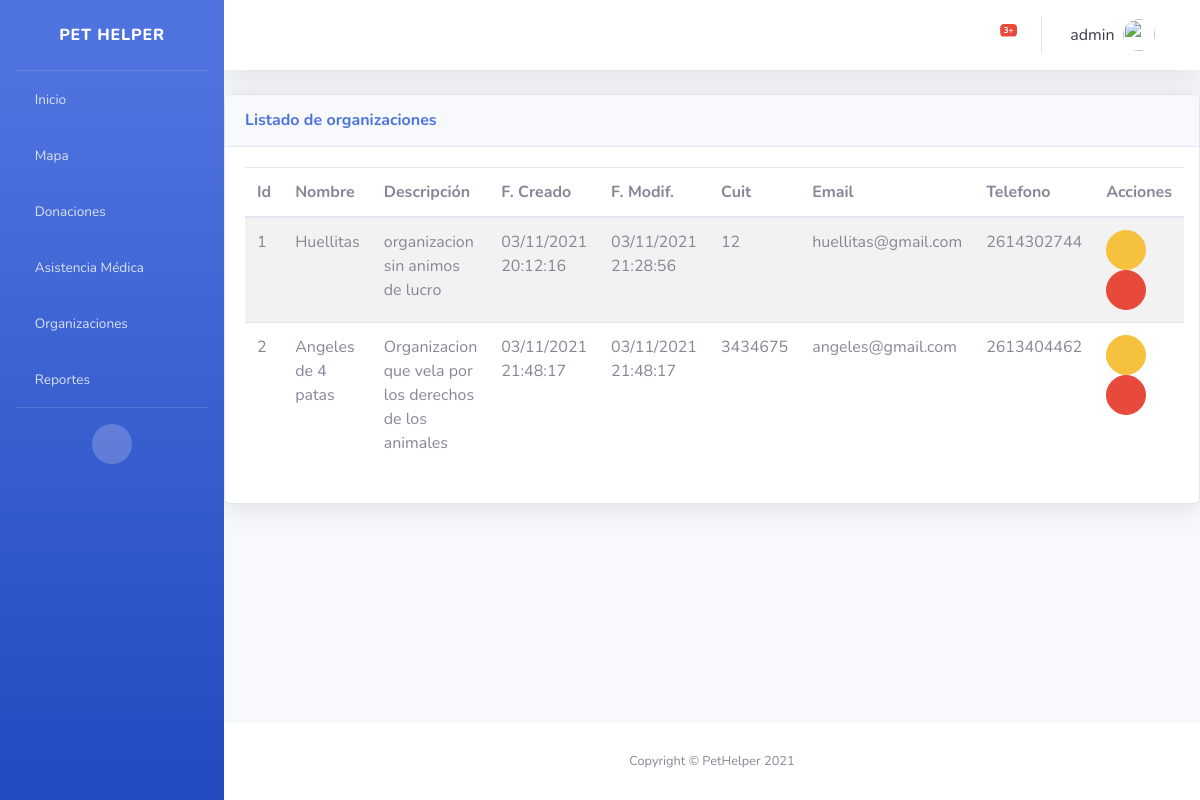
Before: /organizaciones/ (signed in) with the older database file.
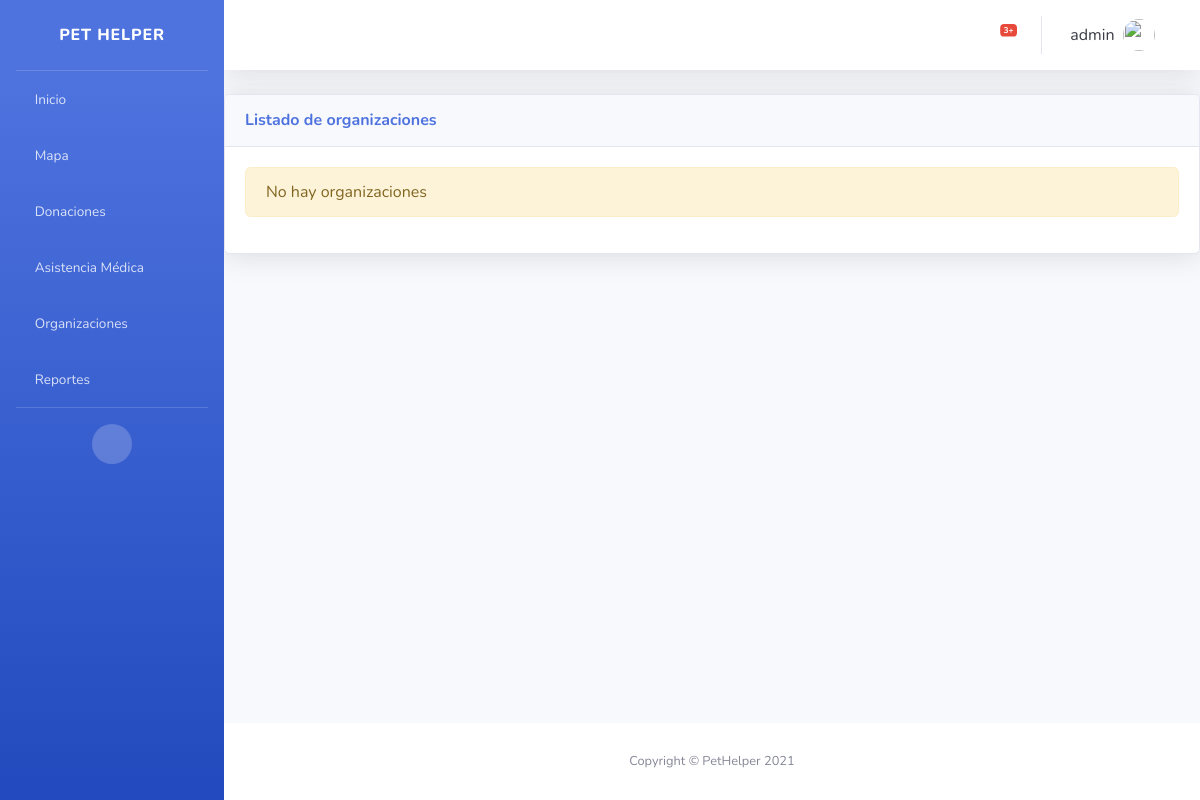
After: the same page with the newer database file.
### usuario/models.py (models this page shows, shortened)
class Usuario(AbstractBaseUser, PermissionsMixin):
    email = models.EmailField('Email', unique=True)
    username = models.CharField(max_length=25, unique=True)
    """ tiene que ser nombre no username """
    apellido = models.CharField(max_length=25)
    date_joined = models.DateTimeField(default=timezone.now)
    DNI = models.CharField(max_length=8, default="", validators=[dni_regex])
    foto = models.ImageField(upload_to="usuario",blank=True, null=True)
    telefono = models.CharField(max_length=10, null=True, default="", help_text="Ejemplo: 2614247398")
    objects = UserManager()
    is_active = models.BooleanField('active', default=True)
    is_staff = models.BooleanField(default=True)
    USERNAME_FIELD = "email"
    REQUIRED_FIELDS = ["username"]

### organizaciones/models.py (models this page shows)
class Organizacion(ClaseModelo):
    descripcion = models.CharField(max_length=100, null=False)
    logo = models.ImageField(upload_to="organizacion",blank=True, null=True)
    nombre = models.CharField(max_length=100, null=False, default="")
    email = models.EmailField('Email', unique=True, null=False)
    cuit = models.CharField(max_length=11, null=False, default="", unique=True)
    telefono = models.CharField(max_length=11, null=False, default="", unique=True, validators=[phone_regex], help_text="Ejemplo: 2614247398")
    direccion = models.CharField(max_length=50, null=True, help_text="Ejemplo: Maipu 123, Godoy Cruz, Mendoza")
    dia_desde = models.PositiveSmallIntegerField(choices=DIAS, default="1")
    dia_hasta = models.PositiveSmallIntegerField(choices=DIAS, default="5")
    hora_desde = models.PositiveSmallIntegerField(choices=HORAS_DE_DIA_24, default="9")
    hora_hasta = models.PositiveSmallIntegerField(choices=HORAS_DE_DIA_24, default="18")
    class Meta:
        verbose_name_plural = 'organizaciones'

### organizaciones/views.py (the view)
# urls.py: path('organizaciones/', login_required(OrganizacionView.as_view()), name='organizaciones_list'),
class OrganizacionView(generic.ListView):
    model = Organizacion
    template_name = "organizaciones/org_list.html"
    context_object_name = "obj"
    login_url = 'bases/login.html'

### organizaciones/templates/organizaciones/org_list.html (shortened to what this page needs)
{% extends 'base/base.html' %} {% block page_content %}
<div class="card shadow mb-4">
    <div class="card-header py-3 d-flex flex-row align-items-center justify-content-between">
        <h6 class="m-0 font-weight-bold text-primary">Listado de organizaciones</h6>
        <div class="dropdown no-arrow">
            <a class="dropdown-toggle" href="#" role="button" id="dropdownMenuLink" data-toggle="dropdown" aria-haspopup="true" aria-expanded="false">
                <i class="fas fa-ellipsis-v fa-sm fa-fw text-gray-400"></i>
            </a>
        </div>
    </div>
    <div class="card-body">
        {% if not obj %}
        <div class="alert alert-warning" role="alert">No hay organizaciones</div>
        {% else %}
        <table class="table table-striped table-hover">
            <thead>
                <th>Id</th>
                <th>Nombre</th>
                <th>Descripción</th>
                <th>F. Creado</th>
                <th>F. Modif.</th>
                <th>Cuit</th>
                <th>Email</th>
                <th>Telefono</th>
                <th class="all">Acciones</th>
            </thead>
            <tbody>
                {% for item in obj %}
                <tr>
                    <td>{{ item.id }}</td>
                    <td>{{ item.nombre }}</td>
                    <td>{{ item.descripcion }}</td>
                    <td>{{ item.fc|date:"d/m/Y H:i:s" }}</td>
                    <td>{{ item.fm|date:"d/m/Y H:i:s" }}</td>
                    <td>{{ item.cuit }}</td>
                    <td>{{ item.email }}</td>
                    <td>{{ item.telefono }}</td>
                    <td>
                        <button onclick="abrir_modal_edicion('{% url 'organizaciones:organizaciones_edit' item.id %}')" class="btn btn-warning btn-circle" role="button" data-toggle="modal" data-target="#edicion"><i class="far fa-edit"></i></button>
                        <button onclick="abrir_modal_eliminar('{% url 'organizaciones:organizaciones_del' item.id %}')" class="btn btn-danger btn-circle" role="button" data-toggle="modal" data-target="#eliminar"><i class="far fa-trash-alt"></i></button>
                    </td>
                </tr>
                {% endfor %}
            </tbody>
        </table>
        {% endif %}
    </div>
</div>
{% endblock %}

### templates/base/base.html (shortened to what this page needs)
{% load static %}
<!DOCTYPE html>
<html lang="en">
<head>
    <link href="{% static 'base/vendor/fontawesome-free/css/all.min.css' %}" rel="stylesheet" type="text/css">
    <link href="{% static 'base/css/sb-admin-2.min.css' %}" rel="stylesheet">
    <link href='https://api.mapbox.com/mapbox-gl-js/v2.5.1/mapbox-gl.css' rel='stylesheet' />
</head>
<body id="page-top" class="bg-gradient-primary">
    {% block side_bar %}
    <div id="wrapper">
        <ul class="navbar-nav bg-gradient-primary sidebar sidebar-dark accordion" id="accordionSidebar">
            <a class="sidebar-brand d-flex align-items-center justify-content-center" href="{% url 'bases:home' %}">
                <div class="sidebar-brand-text mx-3">Pet Helper</div>
            </a>
            <hr class="sidebar-divider my-0">
            <li class="nav-item">
                <a class="nav-link" href="{% url 'bases:home' %}">
                    <i class="fas fa-home"></i>
                    <span>Inicio</span></a>
            </li>
            <li class="nav-item">
                <a class="nav-link collapsed" href="{% url 'mapa:mapa_list' %}">
                    <i class="fas fa-map-marker-alt"></i>
                    <span>Mapa</span>
                </a>
            </li>
            <li class="nav-item">
                <a class="nav-link" href="{% url 'solicitud:solicitud_list' %}">
                    <i class="fas fa-hand-holding-usd"></i>
                    <span>Donaciones</span>
                </a>
            </li>
            <li class="nav-item">
                <a class="nav-link collapsed" href="#" data-toggle="collapse" data-target="#collapseUtilities" aria-expanded="true" aria-controls="collapseUtilities">
                    <i class="fas fa-briefcase-medical"></i>
                    <span>Asistencia Médica</span>
                </a>
            </li>
            <li class="nav-item">
                <a class="nav-link" href="{% url 'organizaciones:listar_organizaciones' %}">
                    <i class="fas fa-users"></i>
                    <span>Organizaciones</span></a>
            </li>
            <li class="nav-item">
                <a class="nav-link" href="#">
                    <i class="fas fa-chart-bar"></i>
                    <span>Reportes</span></a>
            </li>
            <hr class="sidebar-divider d-none d-md-block">
            <div class="text-center d-none d-md-inline">
                <button class="rounded-circle border-0" id="sidebarToggle"></button>
            </div>
        </ul>
        {% endblock side_bar %}
        <div id="content-wrapper" class="d-flex flex-column">
            <div id="content">
                {% block top_bar %}
                <nav class="navbar navbar-expand navbar-light bg-white topbar mb-4 static-top shadow">
                    <ul class="navbar-nav ml-auto">
                        <li class="nav-item dropdown no-arrow mx-1">
                            <a class="nav-link dropdown-toggle" href="#" id="alertsDropdown" role="button" data-toggle="dropdown" aria-haspopup="true" aria-expanded="false">
                                <i class="fas fa-bell fa-fw"></i>
                                <span class="badge badge-danger badge-counter">3+</span>
                            </a>
                        </li>
                        <li class="nav-item dropdown no-arrow">
                            <a class="nav-link dropdown-toggle" href="#" id="userDropdown" role="button" data-toggle="dropdown" aria-haspopup="true" aria-expanded="false">
                                <span class="mr-2 d-none d-lg-inline text-gray-900">{{ user.username }}</span>
                                {% if user.foto %}
                                <img class="img-profile rounded-circle" src="{{ user.foto.url }}">
                                {% else %}
                                <img class="img-profile rounded-circle" src="{% static 'base/img/undraw_profile.svg' %}">
                                {% endif %}
                                <i class="fas fa-sort-down" style="margin-left: 5px;"></i>
                            </a>
                        </li>
                    </ul>
                </nav>
                {% endblock top_bar %}
                {% block page_content %}{% endblock %}
                {% block footer %}
            </div>
            <footer class="sticky-footer bg-white">
                <div class="container my-auto">
                    <div class="copyright text-center my-auto">
                        <span>Copyright &copy; PetHelper 2021</span>
                    </div>
                </div>
            </footer>
        </div>
        {% endblock %}
    </div>
</body>
</html>

Changed rows visible on the page:
removed Organizacion: id "1", nombre "Huellitas", descripcion "organizacion sin animos de lucro", fc "03/11/2021 20:12:16", fm "03/11/2021 21:28:56", cuit "12", email "huellitas@gmail.com", telefono "2614302744"
removed Organizacion: id "2", nombre "Angeles de 4 patas", descripcion "Organizacion que vela por los derechos de los animales", fc "03/11/2021 21:48:17", fm "03/11/2021 21:48:17", cuit "3434675", email "angeles@gmail.com", telefono "2613404462"
Other visible differences:
text no longer shown: "Id Nombre Descripción F. Creado F. Modif. Cuit Email Telefono Acciones"
text now shown: "No hay organizaciones"
